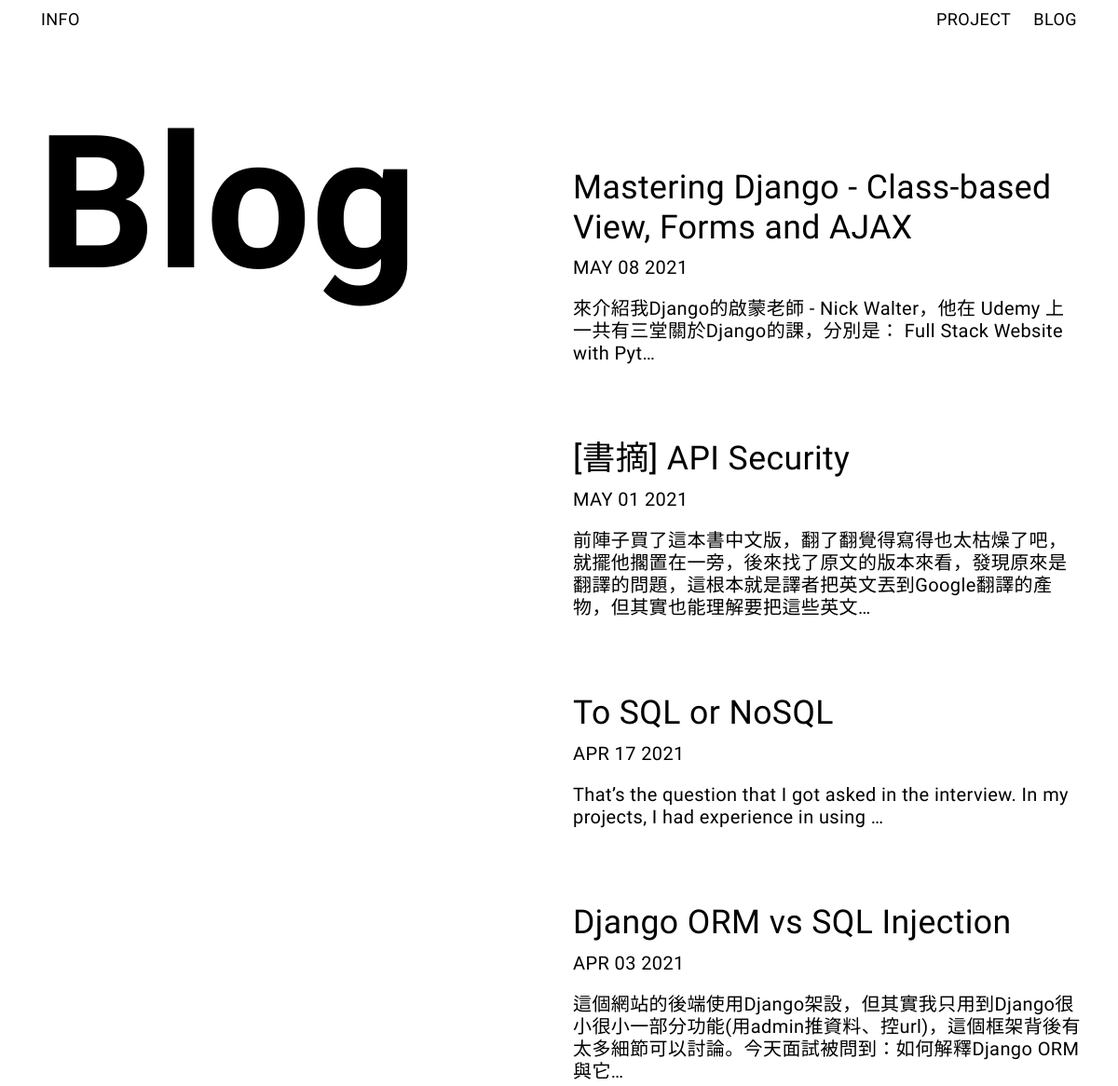
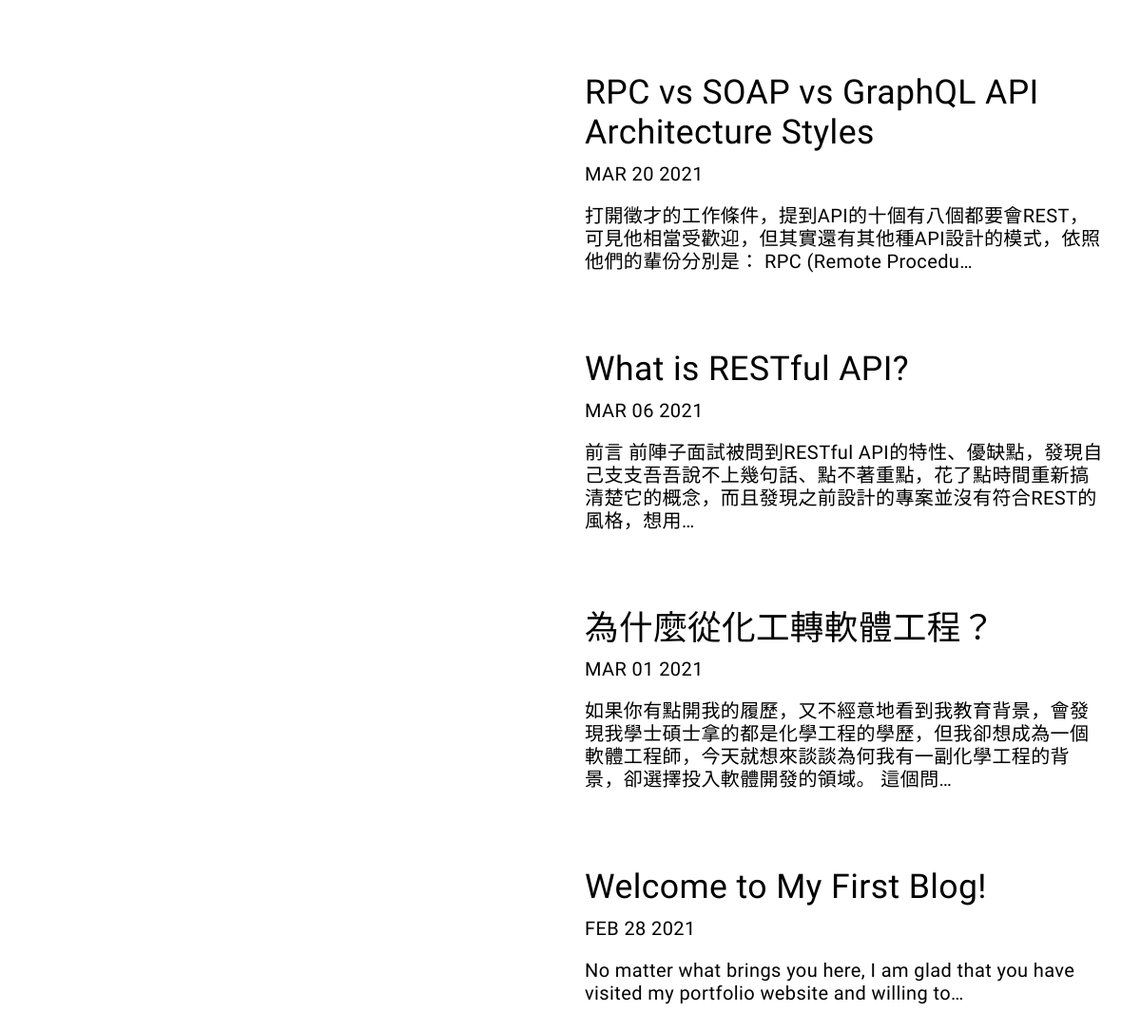
Screenshot of /blog/ with the database file from the repository (2 pictures, top to bottom).
### blog/models.py (models this page shows, shortened)
class Blog(models.Model):
    title = models.CharField(max_length=200)
    description = models.TextField()
    date = models.DateField()

### blog/views.py (the view)
# urls.py: path('', views.all_blog, name='all_blog'),
def all_blog(request):
    blogs = Blog.objects.order_by('-date')
    return render(request, 'blog/all_blog.html', {'blogs': blogs})

### blog/templates/blog/all_blog.html (shortened to what this page needs)
{% extends 'info/base.html' %}
{% block head %}
{% load static %}
<link rel="stylesheet" href="{% static 'blog/blog.css' %}">
{% endblock %}
{% block content %}
{% load static %}
<div class="column section">
    <h1 class="left-column blog-heading">Blog</h1>
    <div class="right-column blog-detail">
        {% for blog in blogs %}
        <a href="{% url 'blog:detail_blog' blog.id %}">
            <h2 class="blog-title">{{ blog.title|safe }}</h2>
        </a>
        <p class="blog-date">{{ blog.date|date:'M d Y'|upper }}</p>
        <p class="blog-content">{{ blog.description|striptags|truncatechars:100 }}
        </p>
        {% endfor %}
    </div>
</div>
{% endblock %}

### info/static/info/style.css (style rules this page uses)
* { margin: 0; padding: 0; box-sizing: border-box; font-size: 100%; font-weight: 300; font: inherit; vertical-align: baseline; }
:root { --ms-2: 0.56rem; --ms-1: 0.75rem; --ms0: 1rem; --ms1: 1.33rem; --ms2: 1.78rem; --ms3: 2.37rem; --ms4: 3.16rem; --ms5: 4.21rem; --ms6: 5.61rem; --ms7: 7.48rem; --ms8: 9.97rem; --ms9: 13.29rem; --ms10: 17.71rem; --ms11: 23.61rem; --ms12: 31.47rem; }
html, body { line-height: 1.2; font-family: "Arimo", helvetica, arial, sans-serif; height: auto; letter-spacing: 0.02em; background: #ffffff; font-size: 14px; }
@media (min-width: 576px) { html, body { font-size: 19px; } }
@media (min-width: 768px) { html, body { font-size: 20px; } }
@media (min-width: 992px) { html, body { font-size: 21px; } }
@media (min-width: 1200px) { html, body { font-size: calc(8px + 1vw); } }
body::before { content: ""; position: fixed; top: -10rem; left: 0px; background: rgb(255, 255, 255); width: 100vw; height: calc(10rem + 100vh); z-index: -1; }
li, a { font-size: 0.95em; color: black; text-decoration: none; list-style: none; }
.section { margin: 5rem 2rem 4rem; max-width: 65rem; }
.column { display: flex; flex-wrap: wrap; }
.left-column { flex: 1; position: relative; padding-right: 1rem; }
a { text-decoration: none; }
.right-column { flex: 1; }

### blog/static/blog/blog.css (style rules this page uses)
.blog-heading { width: 100%; font-size: var(--ms8); text-align: left; font-weight: 900; }
.blog-detail { padding-top: 4rem; padding-left: 0.5rem; }
.blog-title { font-size: var(--ms2); padding-bottom: 0.5rem; }
.blog-date { padding-bottom: 1rem; }
.blog-content { padding-bottom: 4rem; }

### rows the page displays
Blog: title "Mastering Django - Class-based View, Forms and AJAX", date "MAY 08 2021", description "來介紹我Django的啟蒙老師 - Nick Walter，他在 Udemy 上一共有三堂關於Django的課，分別是： Full Stack Website with Pyt…"
Blog: title "[書摘] API Security", date "MAY 01 2021", description "前陣子買了這本書中文版，翻了翻覺得寫得也太枯燥了吧，就擺他擱置在一旁，後來找了原文的版本來看，發現原來是翻譯的問題，這根本就是譯者把英文丟到Google翻譯的產物，但其實也能理解要把這些英文…"
Blog: title "To SQL or NoSQL", date "APR 17 2021", description "That’s the question that I got asked in the interview. In my projects, I had experience in using …"
Blog: title "Django ORM vs SQL Injection", date "APR 03 2021", description "這個網站的後端使用Django架設，但其實我只用到Django很小很小一部分功能(用admin推資料、控url)，這個框架背後有太多細節可以討論。今天面試被問到：如何解釋Django ORM與它…"
Blog: title "RPC vs SOAP vs GraphQL API Architecture Styles", date "MAR 20 2021", description "打開徵才的工作條件，提到API的十個有八個都要會REST，可見他相當受歡迎，但其實還有其他種API設計的模式，依照他們的輩份分別是： RPC (Remote Procedu…"
Blog: title "What is RESTful API?", date "MAR 06 2021", description "前言 前陣子面試被問到RESTful API的特性、優缺點，發現自己支支吾吾說不上幾句話、點不著重點，花了點時間重新搞清楚它的概念，而且發現之前設計的專案並沒有符合REST的風格，想用…"
Blog: title "為什麼從化工轉軟體工程？", date "MAR 01 2021", description "如果你有點開我的履歷，又不經意地看到我教育背景，會發現我學士碩士拿的都是化學工程的學歷，但我卻想成為一個軟體工程師，今天就想來談談為何我有一副化學工程的背景，卻選擇投入軟體開發的領域。 這個問…"
Blog: title "Welcome to My First Blog!", date "FEB 28 2021", description "No matter what brings you here, I am glad that you have visited my portfolio website and willing to…"
